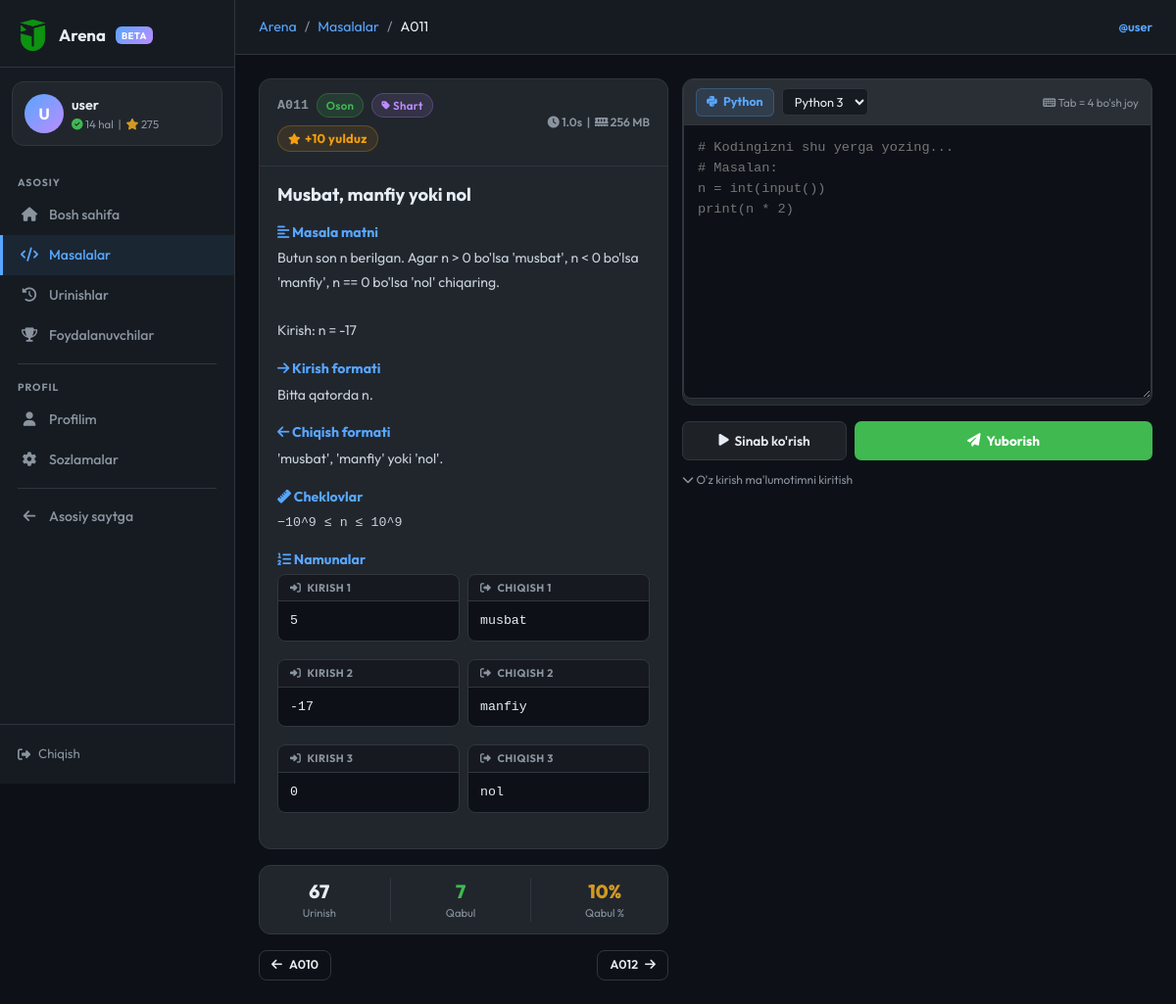
/arena/problems/11 (signed in), run on an earlier commit of the app's database.
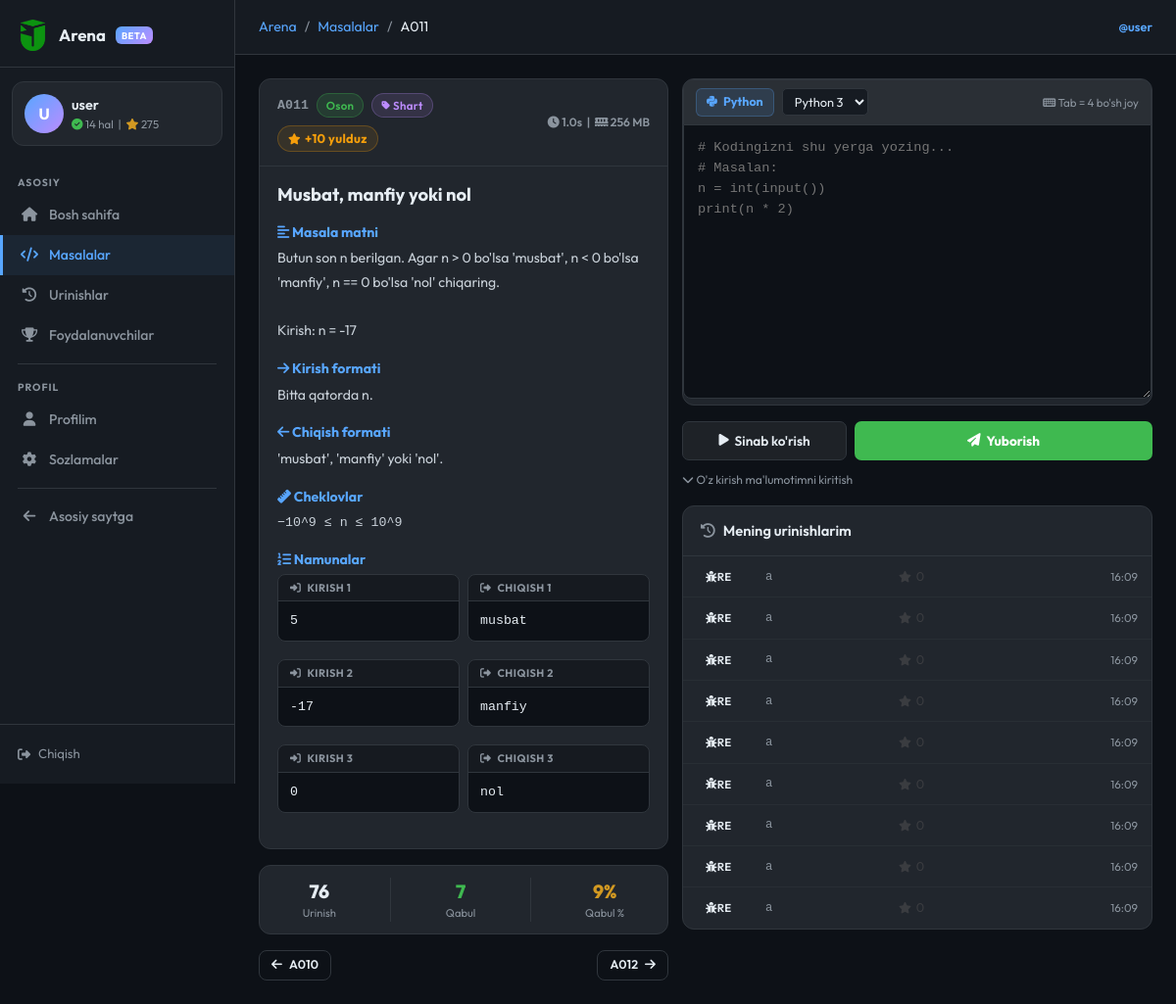
And on a later commit of the database.
### models.py (models this page shows)
class ArenaProblem(db.Model):
    __tablename__ = 'arena_problems'
    id = db.Column(db.Integer, primary_key=True)
    code = db.Column(db.String(10), unique=True, nullable=False)  # A001, M005
    title = db.Column(db.String(200), nullable=False)
    description = db.Column(db.Text, nullable=False)
    input_format = db.Column(db.Text, default='')
    output_format = db.Column(db.Text, default='')
    constraints = db.Column(db.Text, default='')
    examples = db.Column(db.Text, default='[]')  # JSON: [{input, output, explanation}]
    hidden_tests = db.Column(db.Text, default='[]')  # JSON: [{input, output}] — foydalanuvchiga ko'rsatilmaydi
    difficulty = db.Column(db.String(10), default='easy')   # easy / medium / hard
    category = db.Column(db.String(50), default='general')
    correct_answer = db.Column(db.Text, default='')          # for auto-grading
    time_limit = db.Column(db.Float, default=1.0)            # seconds (display)
    memory_limit = db.Column(db.Integer, default=256)        # MB (display)
    is_active = db.Column(db.Boolean, default=True)
    created_at = db.Column(db.DateTime, default=tashkent_now)
    accepted_count = db.Column(db.Integer, default=0)
    submission_count = db.Column(db.Integer, default=0)
    submissions = db.relationship('ArenaSubmission', backref='problem', lazy='dynamic')
    __table_args__ = (
        db.Index('ix_arena_problem_difficulty', 'difficulty'),
        db.Index('ix_arena_problem_category', 'category'),
        db.Index('ix_arena_problem_active', 'is_active'),
    )

class ArenaSubmission(db.Model):
    __tablename__ = 'arena_submissions'
    id = db.Column(db.Integer, primary_key=True)
    user_id = db.Column(db.Integer, db.ForeignKey('arena_users.id'), nullable=False)
    problem_id = db.Column(db.Integer, db.ForeignKey('arena_problems.id'), nullable=False)
    code = db.Column(db.Text, default='')            # submitted source code
    language = db.Column(db.String(20), default='python')
    answer = db.Column(db.Text, default='')          # program's stdout (for display)
    status = db.Column(db.String(5), default='PE')   # AC / WA / TLE / RE / CE / PE
    time_used = db.Column(db.Float, default=0.0)     # execution time in seconds
    error_msg = db.Column(db.Text, default='')       # stderr / error text
    tests_passed = db.Column(db.Integer, default=0)  # nechta test o'tdi
    tests_total = db.Column(db.Integer, default=0)   # jami testlar soni
    stars = db.Column(db.Integer, default=0)         # 0–5 yulduz
    submitted_at = db.Column(db.DateTime, default=tashkent_now)
    __table_args__ = (
        db.Index('ix_arena_sub_user', 'user_id'),
        db.Index('ix_arena_sub_problem', 'problem_id'),
        db.Index('ix_arena_sub_user_status', 'user_id', 'status'),
    )

### routes/arena.py (the view)
@arena_bp.route('/problems/<int:pid>')
def problem_detail(pid):
    problem = ArenaProblem.query.filter_by(id=pid, is_active=True).first_or_404()
    try:
        examples = json.loads(problem.examples or '[]')
    except (ValueError, TypeError):
        examples = []
    uid = session.get('arena_user_id')
    my_subs = []
    already_solved = False
    if uid:
        my_subs = (ArenaSubmission.query
                   .filter_by(user_id=uid, problem_id=pid)
                   .order_by(ArenaSubmission.submitted_at.desc())
                   .limit(10).all())
        already_solved = any(s.status == 'AC' for s in my_subs)
    prev_p = (ArenaProblem.query.filter_by(is_active=True)
              .filter(ArenaProblem.code < problem.code)
              .order_by(ArenaProblem.code.desc()).first())
    next_p = (ArenaProblem.query.filter_by(is_active=True)
              .filter(ArenaProblem.code > problem.code)
              .order_by(ArenaProblem.code.asc()).first())
    return render_template('arena/problem_detail.html',
                           problem=problem,
                           examples=examples,
                           my_subs=my_subs,
                           already_solved=already_solved,
                           prev_p=prev_p,
                           next_p=next_p)

### models.py (called while the page is built)
def tashkent_now():
    return datetime.utcnow() + timedelta(hours=5)

### routes/arena.py (called while the page is built)
def _current_user():
    uid = session.get('arena_user_id')
    if not uid:
        return None
    return ArenaUser.query.get(uid)

@arena_bp.context_processor
def _inject():
    u = _current_user()
    if u:
        u.last_seen = tashkent_now()
        try:
            db.session.commit()
        except Exception:
            db.session.rollback()
    return dict(arena_user=u)

### templates/arena/problem_detail.html (shortened to what the changed rows need)
{% extends "arena/base.html" %}
{% block breadcrumb %}
  <li class="breadcrumb-item"><a href="{{ url_for('arena.problems') }}">Masalalar</a></li>
  <li class="breadcrumb-item active">{{ problem.code }}</li>
{% endblock %}
{% block content %}
<div class="pd-wrap">
  <div>
    <div class="ar-card mb-3">
      {% set prob_stars = {'easy': 10, 'medium': 25, 'hard': 50}[problem.difficulty] if problem.difficulty in ('easy','medium','hard') else 10 %}
      <div class="ar-card-header justify-content-between">
        <div class="d-flex align-items-center gap-2 flex-wrap">
          <span style="font-family:'Courier New',monospace; color:var(--ar-muted); font-size:.83rem;">{{ problem.code }}</span>
          <span class="ar-badge badge-{{ problem.difficulty }}">
            {% if problem.difficulty == 'easy' %}Oson{% elif problem.difficulty == 'medium' %}O'rta{% else %}Qiyin{% endif %}
          </span>
          {% if problem.category %}
          <span class="ar-badge" style="background:rgba(188,140,255,.12); color:var(--ar-purple); border:1px solid rgba(188,140,255,.25);">
            <i class="fas fa-tag" style="font-size:.6rem; margin-right:3px;"></i>{{ problem.category }}
          </span>
          {% endif %}
          <span title="Bu masalani to'liq yechsangiz {{ prob_stars }} yulduz olasiz"
                style="display:inline-flex; align-items:center; gap:4px; font-size:.8rem;
                       color:#f59e0b; background:rgba(245,158,11,.1);
                       border:1px solid rgba(245,158,11,.25); border-radius:20px;
                       padding:3px 10px; font-weight:700; letter-spacing:.3px;">
            <i class="fas fa-star" style="font-size:.7rem;"></i>
            +{{ prob_stars }} yulduz
          </span>
        </div>
        <div style="font-size:.75rem; color:var(--ar-muted); white-space:nowrap;">
          <i class="fas fa-clock"></i> {{ problem.time_limit }}s &nbsp;|&nbsp;
          <i class="fas fa-memory"></i> {{ problem.memory_limit }} MB
        </div>
      </div>
      <div class="ar-card-body">
        <h2 style="font-size:1.15rem; font-weight:700; margin:0 0 14px;">{{ problem.title }}</h2>
        <div class="problem-body">
          <h3><i class="fas fa-align-left"></i> Masala matni</h3>
          <p style="white-space:pre-wrap;">{{ problem.description }}</p>
          {% if problem.input_format %}
          <h3><i class="fas fa-arrow-right"></i> Kirish formati</h3>
          <p>{{ problem.input_format }}</p>
          {% endif %}
          {% if problem.output_format %}
          <h3><i class="fas fa-arrow-left"></i> Chiqish formati</h3>
          <p>{{ problem.output_format }}</p>
          {% endif %}
          {% if problem.constraints %}
          <h3><i class="fas fa-ruler"></i> Cheklovlar</h3>
          <p style="font-family:'Courier New',monospace; font-size:.83rem;">{{ problem.constraints }}</p>
          {% endif %}
          {% if examples %}
          <h3><i class="fas fa-list-ol"></i> Namunalar</h3>
          {% for ex in examples %}
          <div class="row g-2 mb-2">
            <div class="col-6">
              <div class="example-box">
                <div class="ex-head"><i class="fas fa-sign-in-alt"></i> Kirish {{ loop.index }}</div>
                <pre>{{ ex.input or '(bo\'sh)' }}</pre>
              </div>
            </div>
            <div class="col-6">
              <div class="example-box">
                <div class="ex-head"><i class="fas fa-sign-out-alt"></i> Chiqish {{ loop.index }}</div>
                <pre>{{ ex.output or '(bo\'sh)' }}</pre>
              </div>
            </div>
          </div>
          {% endfor %}
          {% endif %}
        </div>
      </div>
    </div>
    <div class="ar-card mb-3">
      <div class="ar-card-body" style="padding:12px 16px;">
        <div class="d-flex justify-content-around text-center">
          <div>
            <div style="font-size:1.2rem; font-weight:800; color:var(--ar-text);">{{ problem.submission_count }}</div>
            <div style="font-size:.7rem; color:var(--ar-muted);">Urinish</div>
          </div>
          <div>
            <div style="font-size:1.2rem; font-weight:800; color:var(--ar-green);">{{ problem.accepted_count }}</div>
            <div style="font-size:.7rem; color:var(--ar-muted);">Qabul</div>
          </div>
          <div>
            <div style="font-size:1.2rem; font-weight:800; color:var(--ar-yellow);">
              {% if problem.submission_count %}{{ (problem.accepted_count/problem.submission_count*100)|round|int }}%{% else %}—{% endif %}
            </div>
            <div style="font-size:.7rem; color:var(--ar-muted);">Qabul %</div>
          </div>
        </div>
      </div>
    </div>
  </div>
  <div class="editor-panel">
    {% if my_subs %}
    <div class="ar-card mt-3">
      <div class="ar-card-header">
        <i class="fas fa-history" style="color:var(--ar-muted)"></i> Mening urinishlarim
      </div>
      <div>
        {% for s in my_subs %}
        {% set stars = s.stars if s.stars is defined else 0 %}
        <div class="sub-row sub-row-link" data-sid="{{ s.id }}">
          <span class="ar-badge badge-{{ s.status.lower() }}">
            {% if s.status == 'AC' %}<i class="fas fa-check"></i> AC
            {% elif s.status == 'WA' %}<i class="fas fa-times"></i> WA
            {% elif s.status == 'TLE' %}<i class="fas fa-clock"></i> TLE
            {% elif s.status == 'RE' %}<i class="fas fa-bug"></i> RE
            {% elif s.status == 'CE' %}<i class="fas fa-exclamation"></i> CE
            {% else %}<i class="fas fa-hourglass"></i> PE{% endif %}
          </span>
          <span class="sub-code-preview" title="{{ s.code }}">
            {{ (s.code or '')[:60] }}{% if (s.code or '')|length > 60 %}…{% endif %}
          </span>
          <span class="star-rating" title="{{ s.tests_passed }}/{{ s.tests_total }} test o'tdi">
            {% if s.stars > 0 %}
              <span class="star-filled"><i class="fas fa-star" style="font-size:.72rem;"></i> +{{ s.stars }}</span>
            {% else %}
              <span class="star-empty"><i class="fas fa-star" style="font-size:.72rem;"></i> 0</span>
            {% endif %}
          </span>
          <span style="color:var(--ar-muted); font-size:.72rem; white-space:nowrap; text-align:right;">
            {{ s.submitted_at.strftime('%H:%M') }}
          </span>
        </div>
        {% endfor %}
      </div>
    </div>
    {% endif %}
  </div>
</div>
{% endblock %}

### templates/arena/base.html (shortened to what the changed rows need)
<!DOCTYPE html>
<html lang="uz">
<head>
  {% set _site_name = "Jahon School Arena — Asilbek Mirolimov" %}
  {% set _base_url  = (config.get("PUBLIC_BASE_URL","") or request.url_root).rstrip("/") %}
  {% set _default_desc = "Jahon School Arena — Asilbek Mirolimov tomonidan yaratilgan dasturlash platformasi. Masalalarni yeching, bilimingizni sinang, reytingda yuqoriga chiqing." %}
  {% set _default_kw   = "jahon school arena, jahon school test, asilbek mirolimov, arena, dasturlash, python, algoritmlar, online judge, bilim sinash, masala, kod, reyting, informatika, uzbekistan" %}
  {% set _og_image     = _base_url + url_for('static', filename='img/logo.png') %}
  <link href="https://cdn.jsdelivr.net/npm/bootstrap@5.3.0/dist/css/bootstrap.min.css" rel="stylesheet">
  <link rel="stylesheet" href="https://cdnjs.cloudflare.com/ajax/libs/font-awesome/6.4.0/css/all.min.css">
</head>
<body>
<aside class="ar-sidebar" id="arSidebar">
  <a class="ar-sidebar-logo" href="{{ url_for('arena.index') }}">
    <img src="{{ url_for('static', filename='img/logo.png') }}" alt="logo">
    <span>Arena</span>
    <span class="badge-arena">BETA</span>
  </a>
</aside>
<div class="ar-main">
  <div class="ar-topbar">
    <nav aria-label="breadcrumb">
      <ol class="breadcrumb">
        <li class="breadcrumb-item"><a href="{{ url_for('arena.index') }}">Arena</a></li>
        {% block breadcrumb %}{% endblock %}
      </ol>
    </nav>
  </div>
  <div class="ar-content">
    {% block content %}{% endblock %}
  </div>
</div>
</body>
</html>

What changed in the data, as far as the page shows it:
changed ArenaProblem "Musbat, manfiy yoki nol": submission_count "67" → "76"; accepted_count+submission_count "10" → "9"
added ArenaSubmission: status "RE" (drawn), code "a", stars 0 (drawn), submitted_at "16:09"
added ArenaSubmission: status "RE" (drawn), code "a", stars 0 (drawn), submitted_at "16:09"
added ArenaSubmission: status "RE" (drawn), code "a", stars 0 (drawn), submitted_at "16:09"
added ArenaSubmission: status "RE" (drawn), code "a", stars 0 (drawn), submitted_at "16:09"
added ArenaSubmission: status "RE" (drawn), code "a", stars 0 (drawn), submitted_at "16:09"
added ArenaSubmission: status "RE" (drawn), code "a", stars 0 (drawn), submitted_at "16:09"
added ArenaSubmission: status "RE" (drawn), code "a", stars 0 (drawn), submitted_at "16:09"
added ArenaSubmission: status "RE" (drawn), code "a", stars 0 (drawn), submitted_at "16:09"
added ArenaSubmission: status "RE" (drawn), code "a", stars 0 (drawn), submitted_at "16:09"
Also different on the page:
text now shown: "Mening urinishlarim"
